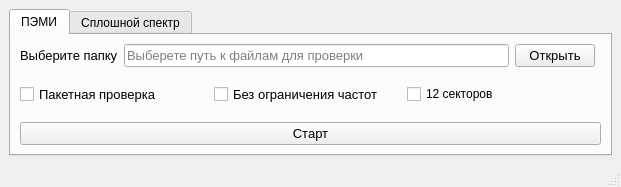
<?xml version="1.0" encoding="UTF-8"?>
<ui version="4.0">
 <class>MainWindow</class>
 <widget class="QMainWindow" name="MainWindow">
  <property name="geometry">
   <rect>
    <x>0</x>
    <y>0</y>
    <width>621</width>
    <height>187</height>
   </rect>
  </property>
  <property name="font">
   <font>
    <pointsize>9</pointsize>
   </font>
  </property>
  <property name="windowTitle">
   <string>Проверка файлов</string>
  </property>
  <widget class="QWidget" name="centralwidget">
   <layout class="QGridLayout" name="gridLayout_2">
    <item row="1" column="0">
     <widget class="QTabWidget" name="tabWidget">
      <property name="currentIndex">
       <number>0</number>
      </property>
      <widget class="QWidget" name="tab_pemi">
       <attribute name="title">
        <string>ПЭМИ</string>
       </attribute>
       <layout class="QGridLayout" name="gridLayout_3">
        <item row="0" column="0" colspan="2">
         <widget class="QLabel" name="label_path_pemi">
          <property name="font">
           <font>
            <pointsize>10</pointsize>
           </font>
          </property>
          <property name="text">
           <string>Выберите папку</string>
          </property>
         </widget>
        </item>
        <item row="0" column="3">
         <widget class="QPushButton" name="pushButton_open_folder_pemi">
          <property name="font">
           <font>
            <pointsize>10</pointsize>
           </font>
          </property>
          <property name="text">
           <string>Открыть</string>
          </property>
         </widget>
        </item>
        <item row="0" column="2">
         <widget class="QLineEdit" name="lineEdit_path_pemi">
          <property name="font">
           <font>
            <pointsize>10</pointsize>
           </font>
          </property>
          <property name="toolTip">
           <string>&lt;html&gt;&lt;head/&gt;&lt;body&gt;&lt;p&gt;Путь к папке с документами (к папкам, если пакетный расчёт)&lt;/p&gt;&lt;/body&gt;&lt;/html&gt;</string>
          </property>
          <property name="placeholderText">
           <string>Выберете путь к файлам для проверки</string>
          </property>
         </widget>
        </item>
        <item row="8" column="0" colspan="5">
         <widget class="QPushButton" name="pushButton_start_pemi">
          <property name="font">
           <font>
            <pointsize>10</pointsize>
           </font>
          </property>
          <property name="text">
           <string>Старт</string>
          </property>
         </widget>
        </item>
        <item row="1" column="0" rowspan="2" colspan="4">
         <layout class="QHBoxLayout" name="horizontalLayout">
          <item>
           <widget class="QCheckBox" name="checkBox_group_check">
            <property name="font">
             <font>
              <pointsize>10</pointsize>
             </font>
            </property>
            <property name="toolTip">
             <string>&lt;html&gt;&lt;head/&gt;&lt;body&gt;&lt;p&gt;Активировать, если необходимо распарсить несколько заказов&lt;/p&gt;&lt;/body&gt;&lt;/html&gt;</string>
            </property>
            <property name="text">
             <string>Пакетная проверка</string>
            </property>
           </widget>
          </item>
          <item>
           <widget class="QCheckBox" name="checkBox_no_freq_limit">
            <property name="font">
             <font>
              <pointsize>10</pointsize>
             </font>
            </property>
            <property name="text">
             <string>Без ограничения частот</string>
            </property>
           </widget>
          </item>
          <item>
           <widget class="QCheckBox" name="checkBox_twelve_sectors">
            <property name="text">
             <string>12 секторов</string>
            </property>
           </widget>
          </item>
         </layout>
        </item>
       </layout>
      </widget>
      <widget class="QWidget" name="tab_cs">
       <attribute name="title">
        <string>Сплошной спектр</string>
       </attribute>
       <layout class="QGridLayout" name="gridLayout_4">
        <item row="1" column="2">
         <widget class="QPushButton" name="pushButton_open_folder_cs">
          <property name="sizePolicy">
           <sizepolicy hsizetype="Preferred" vsizetype="Fixed">
            <horstretch>0</horstretch>
            <verstretch>0</verstretch>
           </sizepolicy>
          </property>
          <property name="font">
           <font>
            <pointsize>10</pointsize>
           </font>
          </property>
          <property name="toolTip">
           <string>&lt;html&gt;&lt;head/&gt;&lt;body&gt;&lt;p&gt;Выбор пути к проверяемым файлам&lt;/p&gt;&lt;/body&gt;&lt;/html&gt;</string>
          </property>
          <property name="text">
           <string>Открыть</string>
          </property>
         </widget>
        </item>
        <item row="1" column="1">
         <widget class="QLineEdit" name="lineEdit_path_folder_cs">
          <property name="sizePolicy">
           <sizepolicy hsizetype="Expanding" vsizetype="Fixed">
            <horstretch>0</horstretch>
            <verstretch>0</verstretch>
           </sizepolicy>
          </property>
          <property name="font">
           <font>
            <pointsize>10</pointsize>
           </font>
          </property>
          <property name="placeholderText">
           <string>Выберете путь к файлам для проверки</string>
          </property>
         </widget>
        </item>
        <item row="2" column="0" colspan="3">
         <widget class="QPushButton" name="pushButton_start_cs">
          <property name="font">
           <font>
            <pointsize>10</pointsize>
           </font>
          </property>
          <property name="toolTip">
           <string>&lt;html&gt;&lt;head/&gt;&lt;body&gt;&lt;p&gt;Запуск проверки&lt;/p&gt;&lt;/body&gt;&lt;/html&gt;</string>
          </property>
          <property name="text">
           <string>Старт</string>
          </property>
         </widget>
        </item>
        <item row="1" column="0">
         <widget class="QLabel" name="label_path_cs">
          <property name="sizePolicy">
           <sizepolicy hsizetype="Preferred" vsizetype="Preferred">
            <horstretch>0</horstretch>
            <verstretch>0</verstretch>
           </sizepolicy>
          </property>
          <property name="font">
           <font>
            <pointsize>10</pointsize>
           </font>
          </property>
          <property name="text">
           <string>Выберите папку</string>
          </property>
         </widget>
        </item>
       </layout>
      </widget>
     </widget>
    </item>
   </layout>
  </widget>
  <widget class="QMenuBar" name="menubar">
   <property name="geometry">
    <rect>
     <x>0</x>
     <y>0</y>
     <width>621</width>
     <height>21</height>
    </rect>
   </property>
  </widget>
  <widget class="QStatusBar" name="statusbar"/>
 </widget>
 <resources/>
 <connections/>
</ui>
